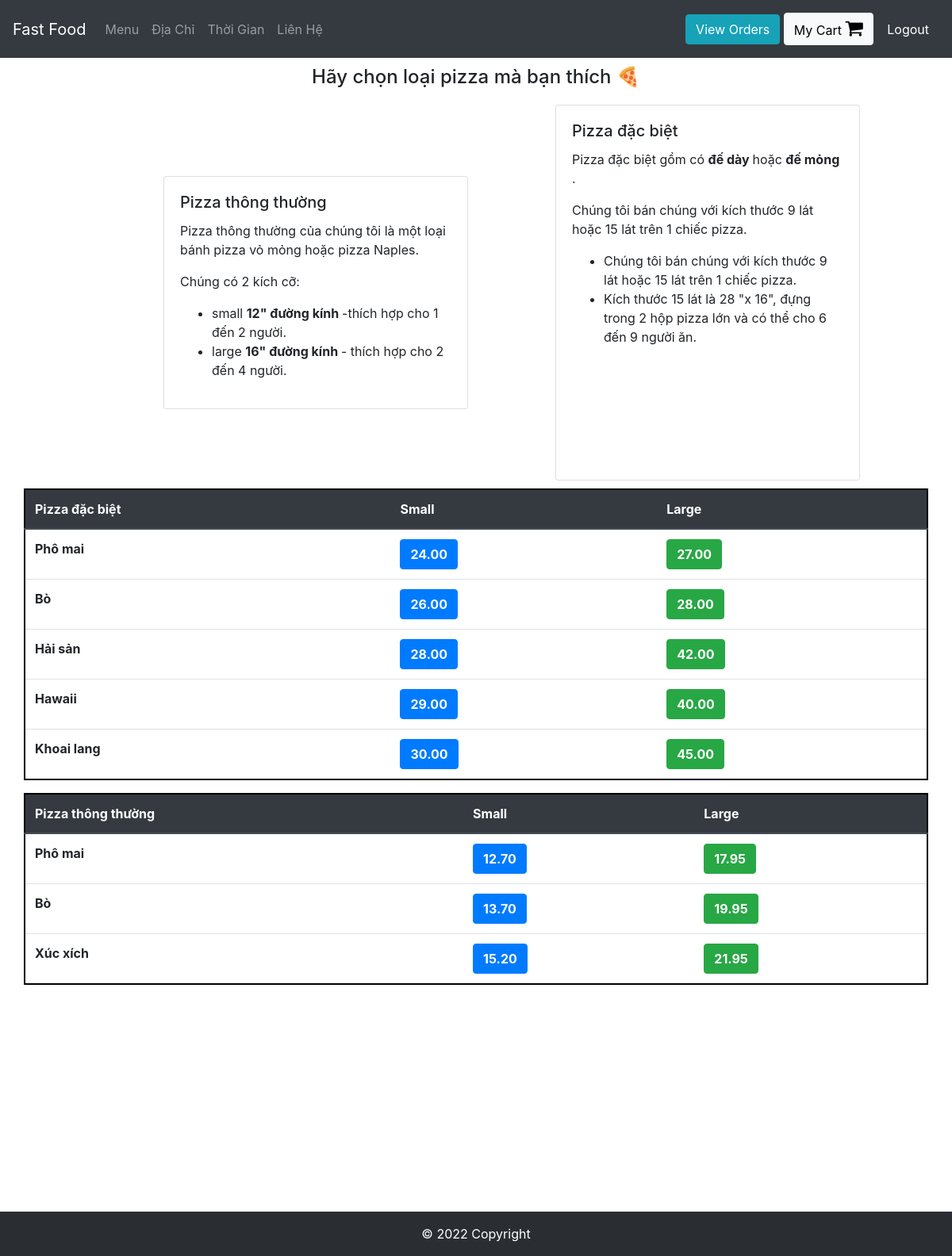
The app's page /Pizza (signed in) with its own data.
### orders/models.py (models this page shows, shortened)
class SicilianPizza(models.Model):
    pizza_choice = models.CharField(max_length=200)
    small_price = models.DecimalField(max_digits=6, decimal_places=2)
    large_price = models.DecimalField(max_digits=6, decimal_places=2)
    category_description = models.TextField() #make this the wysiwyg text field

class RegularPizza(models.Model):
    pizza_choice = models.CharField(max_length=200)
    small_price = models.DecimalField(max_digits=6, decimal_places=2)
    large_price = models.DecimalField(max_digits=6, decimal_places=2)
    category_description = models.TextField() #make this the wysiwyg text field

### orders/views.py (the view)
# urls.py: path("Pizza", views.pizza, name="pizza"),
def pizza(request):
    if request.user.is_authenticated:
        return render(request, "orders/pizza.html", context = {"regular_pizza":RegularPizza.objects.all, "sicillian_pizza":SicilianPizza.objects.all , "toppings":Toppings.objects.all, "number_of_toppings":[1,2,3]})
    else:
        return redirect("orders:login")

### orders/models.py (called while the page is built)
    def __str__(self):
        return f"{self.topping_name}"

### orders/templates/orders/pizza.html (shortened to what this page needs)
{% extends 'orders/header.html' %}
{% block content %}
    <div class="container">
      <h4 style="margin:10px; text-align:center;">Hãy chọn loại pizza mà bạn thích &#x1f355 </h4>
      <div class="row justify-content-center">
            <div class="card" id="regular_pizza_card" style="width: 24rem; margin:100px;">
              <div class="card-body">
                <h5 class="card-title" >Pizza thông thường</h5>
                <p>
                  Pizza thông thường của chúng tôi là một loại bánh pizza vỏ mỏng hoặc pizza Naples.
                </p>
                <p>
                  Chúng có 2 kích cỡ:
                </p>
                <ul>
                  <li>small <strong> 12" đường kính </strong> -thích hợp cho 1 đến 2 người.</li>
                  <li>large <strong> 16" đường kính </strong> - thích hợp cho 2 đến 4 người.</li>
              </ul>
              </div>
            </div>
            <div class="card" id="sicillian_pizza_card" style="width: 24rem; margin:10px;">
              <div class="card-body">
                <h5 class="card-title">Pizza đặc biệt </h5>
                <p>
                  Pizza đặc biệt gồm có <strong> đế dày </strong> hoặc <strong> đế mỏng </strong> .
                </p>
                <p>
                  Chúng tôi bán chúng với kích thước 9 lát hoặc 15 lát trên 1 chiếc pizza.
                </p>
                <ul>
                  <li>Chúng tôi bán chúng với kích thước 9 lát hoặc 15 lát trên 1 chiếc pizza.</li>
                  <li>Kích thước 15 lát là 28 "x 16", đựng trong 2 hộp pizza lớn và có thể cho 6 đến 9 người ăn.</li>
              </ul>
              </div>
            </div>
      </div>
      <div class="row" >
        <table class="table" id="sicillian_pizza_table" style="border: 2px solid black">
          <thead class="thead-dark">
            <tr>
              <th scope="col">Pizza đặc biệt</th>
              <th scope="col">Small</th>
              <th scope="col">Large</th>
            </tr>
          </thead>
          <tbody>
            {% for pizza in sicillian_pizza %}
              <tr>
                <th>{{pizza.pizza_choice}}</th>
                {% if forloop.counter0 in number_of_toppings %}
                  <td><button type="button" class="btn btn-primary add_to_cart"  onclick="pizza_toppings({{forloop.counter0}}, 'Small Sicillian', {{pizza.small_price}})"><strong>{{pizza.small_price}}</strong></button></td>
                  <td><button type="button" class="btn btn-success add_to_cart"  onclick="pizza_toppings({{forloop.counter0}}, 'Large Sicillian', {{pizza.large_price}})"><strong>{{pizza.large_price}}</strong></button></td>
                {% else %}
                  <td><button type="button" class="btn btn-primary add_to_cart"  onclick="add_to_cart({item_description: 'Small Sicillian Pizza - {{pizza.pizza_choice}}' , price: {{pizza.small_price}} })"><strong>{{pizza.small_price}}</strong></button></td>
                  <td><button type="button" class="btn btn-success add_to_cart"  onclick="add_to_cart({item_description: 'Large Sicillian Pizza - {{pizza.pizza_choice}}' , price: {{pizza.large_price}} })"><strong>{{pizza.large_price}}</strong></button></td>
                {% endif %}
              </tr>
            {% endfor %}
          </tbody>
        </table>
        <table class="table" id="regular_pizza_table" style="border: 2px solid black">
          <thead class="thead-dark">
            <tr>
              <th scope="col">Pizza thông thường</th>
              <th scope="col">Small</th>
              <th scope="col">Large</th>
            </tr>
          </thead>
          <tbody>
            {% for pizza in regular_pizza %}
              <tr>
                <th>{{pizza.pizza_choice}}</th>
                {% if forloop.counter0 in number_of_toppings %}
                  <td><button type="button" class="btn btn-primary add_to_cart"  onclick="pizza_toppings({{forloop.counter0}}, 'Small Regular', {{pizza.small_price}})"><strong>{{pizza.small_price}}</strong></button></td>
                  <td><button type="button" class="btn btn-success add_to_cart"  onclick="pizza_toppings({{forloop.counter0}}, 'Large Regular', {{pizza.large_price}})"><strong>{{pizza.large_price}}</strong></button></td>
                {% else %}
                  <td><button type="button" class="btn btn-primary add_to_cart"  onclick="add_to_cart({item_description: 'Small Regular Pizza - {{pizza.pizza_choice}}' , price: {{pizza.small_price}} })"><strong>{{pizza.small_price}}</strong></button></td>
                  <td><button type="button" class="btn btn-success add_to_cart"  onclick="add_to_cart({item_description: 'Large Regular Pizza - {{pizza.pizza_choice}}' , price: {{pizza.large_price}} })"><strong>{{pizza.large_price}}</strong></button></td>
                {% endif %}
              </tr>
            {% endfor %}
          </tbody>
        </table>
      </div>
    </div>
{% endblock %}

### orders/templates/orders/header.html (shortened to what this page needs)
<!doctype html>
<html lang="en">
  <head>
    <link rel="stylesheet" href="https://stackpath.bootstrapcdn.com/bootstrap/4.3.1/css/bootstrap.min.css">
    <link rel="stylesheet" href="https://cdnjs.cloudflare.com/ajax/libs/font-awesome/4.7.0/css/font-awesome.min.css">
    <link href="https://cdnjs.cloudflare.com/ajax/libs/toastr.js/latest/toastr.min.css" rel="stylesheet"/>
    {% load static %}
    <link rel="stylesheet" href="{% static 'orders/main.js' %}">
  </head>
  <body>
    <nav class="navbar navbar-expand-lg navbar-dark bg-dark">
      <a class="navbar-brand" href="/">Fast Food</a>
      <div class="collapse navbar-collapse" id="navbarText">
        {% if user.is_authenticated %}
        <ul class="navbar-nav mr-auto">
          <li class="nav-item">
            <a class="nav-link" href="/">Menu</a>
          </li>
          <li class="nav-item">
            <a class="nav-link" href="/directions">Địa Chỉ</a>
          </li>
          <li class="nav-item">
            <a class="nav-link" href="/hours">Thời Gian</a>
          </li>
          <li class="nav-item">
            <a class="nav-link" href="/contact">Liên Hệ</a>
          </li>
        </ul>
        <span class="navbar-text">
          <a href="/view-orders" class="btn btn-info">View Orders</a>
          <a href="/cart" id="cart_button" class="btn btn-light" style="color:black;">My Cart <i class="fa fa-shopping-cart" style="font-size:24px;"></i></a>
          <button type="button" class="btn btn-dark" onclick="logout()">Logout</button>
        </span>
        {% endif %}
      </div>
    </nav>
    {% block content %}
    {% endblock %}
  </body>
  <footer>
    <footer class="bg-dark text-center text-white">
      <div class="text-center p-3" style="background-color: rgba(0, 0, 0, 0.2); margin-top: 270px">
        © 2022 Copyright
      </div>
    </footer>
    </footer>
</html>

### records on screen
SicilianPizza: pizza_choice "Phô mai", small_price "24.00", large_price "27.00"
SicilianPizza: pizza_choice "Bò", small_price "26.00", large_price "28.00"
SicilianPizza: pizza_choice "Hải sản", small_price "28.00", large_price "42.00"
SicilianPizza: pizza_choice "Hawaii", small_price "29.00", large_price "40.00"
SicilianPizza: pizza_choice "Khoai lang", small_price "30.00", large_price "45.00"
RegularPizza: pizza_choice "Phô mai", small_price "12.70", large_price "17.95"
RegularPizza: pizza_choice "Bò", small_price "13.70", large_price "19.95"
RegularPizza: pizza_choice "Xúc xích", small_price "15.20", large_price "21.95"
